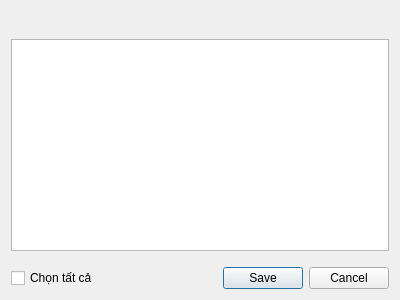
<?xml version="1.0" encoding="UTF-8"?>
<ui version="4.0">
 <class>DlgImportListResult</class>
 <widget class="QDialog" name="DlgImportListResult">
  <property name="geometry">
   <rect>
    <x>0</x>
    <y>0</y>
    <width>400</width>
    <height>300</height>
   </rect>
  </property>
  <property name="windowTitle">
   <string>Dialog</string>
  </property>
  <layout class="QVBoxLayout" name="verticalLayout_2">
   <item>
    <layout class="QVBoxLayout" name="verticalLayout">
     <item>
      <widget class="QLabel" name="txtSubject">
       <property name="font">
        <font>
         <pointsize>14</pointsize>
         <bold>true</bold>
        </font>
       </property>
       <property name="text">
        <string/>
       </property>
       <property name="alignment">
        <set>Qt::AlignCenter</set>
       </property>
      </widget>
     </item>
     <item>
      <widget class="QTableWidget" name="tblList"/>
     </item>
    </layout>
   </item>
   <item>
    <layout class="QHBoxLayout" name="horizontalLayout">
     <property name="topMargin">
      <number>10</number>
     </property>
     <item>
      <widget class="QCheckBox" name="chkSelect">
       <property name="text">
        <string>Chọn tất cả</string>
       </property>
      </widget>
     </item>
     <item>
      <widget class="QDialogButtonBox" name="buttonBox">
       <property name="orientation">
        <enum>Qt::Horizontal</enum>
       </property>
       <property name="standardButtons">
        <set>QDialogButtonBox::Cancel|QDialogButtonBox::Save</set>
       </property>
      </widget>
     </item>
    </layout>
   </item>
  </layout>
 </widget>
 <resources/>
 <connections>
  <connection>
   <sender>buttonBox</sender>
   <signal>accepted()</signal>
   <receiver>DlgImportListResult</receiver>
   <slot>accept()</slot>
   <hints>
    <hint type="sourcelabel">
     <x>248</x>
     <y>254</y>
    </hint>
    <hint type="destinationlabel">
     <x>157</x>
     <y>274</y>
    </hint>
   </hints>
  </connection>
  <connection>
   <sender>buttonBox</sender>
   <signal>rejected()</signal>
   <receiver>DlgImportListResult</receiver>
   <slot>reject()</slot>
   <hints>
    <hint type="sourcelabel">
     <x>316</x>
     <y>260</y>
    </hint>
    <hint type="destinationlabel">
     <x>286</x>
     <y>274</y>
    </hint>
   </hints>
  </connection>
 </connections>
</ui>
